Frame 1 (no input): blank canvas, image omitted
Frame 60 (the mouse pressed at the canvas centre just before this capture): blank canvas, image omitted
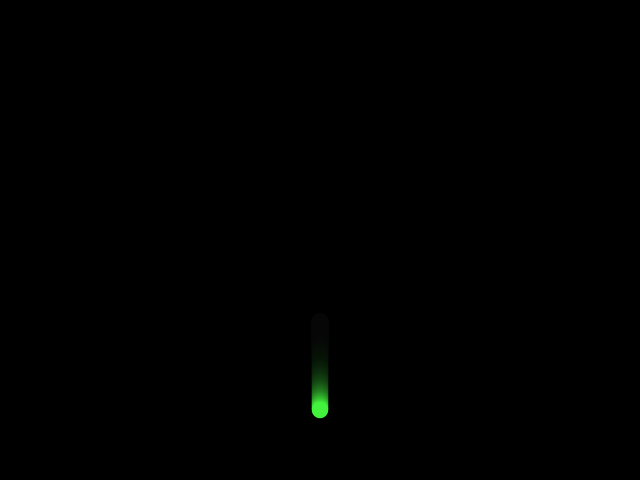
Frame 120 (the mouse held since frame 60 and released just before this capture)

The Processing sketch whose frames 1 and 60 were blank and that drew this single picture after the mouse press (run headless with seeded random() and noise(); from frame 60 on, the mouse is pressed at the canvas centre):

// Processing sketch: sketch_170328_example805_a
// ── sketch_170328_example805_a.pde
ArrayList circleList = new ArrayList();
//PImage offscr;

/*
* 初期処理
* 初回のみ実行
*/
void setup() {
  // ウィンドウ初期化
  background(0);
  size(640, 480);
  // 図形描写の初期化
  ellipseMode(RADIUS);
  noStroke();
  //TODO まだ理解できてない
  //// オフスクリーンバッファ
  //offscr = createImage(width, height, RGB);
}

/*
* 描写処理
* 実行中は繰返し実行
*/
void draw() {
  // 透明度20の黒四角を重ねて描写し、残像表現を表示
  fill(0, 0, 0, 20);
  rect(0, 0, width, height);

  //TODO まだ理解できてない
  //// オフスクリーンバッファの更新
  //loadPixels();
  //offscr.pixels = pixels;
  //offscr.updatePixels();

  //// 描写数に満たない場合、円を追加
  //if (circleList.size() < 20) {
  //  circleList.add(new Circle());
  //}
  for (int i = 0; i < circleList.size(); i++) {
    // 円の数だけ描写
    Circle c = (Circle)circleList.get(i);
    c.draw();

    // 円の描写位置がウィンドウサイズの外側になったら消す
    if (c.y < 0 || c.y > height || c.x < 0|| c.x > width) {
      circleList.remove(i);
    }
  }
}

/*
* マウスクリック時の処理
*/
void mousePressed() {
  circleList.add(new Circle());
}

void keyPressed(){
  circleList.add(new Circle());
}

/*
* 円生成クラス
*/
class Circle {
  /* 円描写情報 */
  float radius = random(5, 10);    // 円半径
  float x = 320;                   // 円描写のx初期座標
  float y = 320;                   // 円描写のx初期座標
  //float xspeed = random(-10, 10);  // x座標の移動スピード
  //float yspeed = random(-10, 10);  // y座標の移動スピード

  /* カラー情報 */
  float r = random(255);
  float g = random(255);
  float b = random(255);

  void draw() {
    // 円描写の初期化
    fill(r, g, b);
    
    y += 1.5;
    
    // 円の描写
    //translate(width/2, height/2);
    ellipse(mouseX, y, radius, radius);
  }
}
